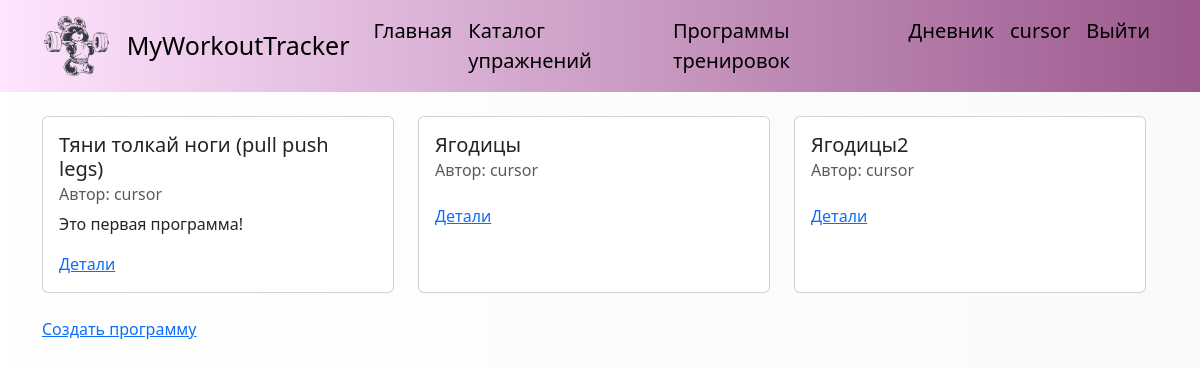
The app's page /tracker/programs/ (signed in) with its own data.
### users/models.py (models this page shows)
class User(AbstractUser):
    photo = models.ImageField(upload_to=get_photo_path, blank=True,
                              null=True, verbose_name='Photo')
    date_birth = models.DateField(blank=True, null=True,
                                      verbose_name='Birth date', )
    def __str__(self):
        return f'{self.username}'

### tracker/models.py (models this page shows, shortened)
class Program(models.Model):
    title = models.CharField(max_length=100)
    description = models.TextField(blank=True, null=True)
    slug = models.SlugField(max_length=100, unique=True)
    user = models.ForeignKey(to=get_user_model(), on_delete=models.CASCADE)
    is_published = models.BooleanField(default=False)
    program_category = models.ForeignKey(to='ProgramCategory', on_delete=models.SET_NULL, null=True, blank=True)
    period = models.ForeignKey(to='ProgramPeriod', on_delete=models.RESTRICT)

### tracker/views.py (the view)
# urls.py: path('programs/', views.Programs.as_view(), name='programs'),
class Programs(ListView):
    context_object_name = 'programs'
    template_name = 'tracker/programs.html'
    def get_queryset(self):
        return Program.objects.filter(is_published=True)

### users/context_processors.py (called while the page is built)
def get_workout_context(req):
    return {'menu': menu}

### tracker/templates/tracker/programs.html
{% extends 'base.html' %}
{% block content %}
<div class="container my-4">
    <div class="row g-4">
    {% for pr in programs %}
        <div class="col-auto">
            <div class="card h-100" style="width: 22rem;">
              <div class="card-body d-flex flex-column text-start">
                <h5 class="card-title">{{ pr.title }}</h5>
                <h6 class="card-subtitle mb-2 text-body-secondary">Автор: {{ pr.user }}</h6>
                <p class="card-text">{{ pr.description }}</p>
                <span>
                {% if pr.period.id == 1 %}
                <a href="{% url 'tracker:week_program_view' pr.slug %}" class="card-link" style="margin-top: auto;">Детали</a>
                {% else %}
                <a href="{% url 'tracker:day_program_view' pr.slug %}" class="card-link" style="margin-top: auto;">Детали</a>
                {% endif %}
                </span>
              </div>
            </div>
        </div>
    {% endfor %}
    </div>
    <div class="row my-4">
        <a href="{% url 'tracker:create_program' %}">Создать программу</a>
    </div>
</div>
{% endblock %}

### templates/base.html (shortened to what this page needs)
{% load static %}
<!DOCTYPE html>
<html lang="en">
<head>
    <link href="https://cdn.jsdelivr.net/npm/bootstrap@5.3.2/dist/css/bootstrap.min.css" rel="stylesheet">
    <link type="text/css" href="{% static 'workout/css/styles.css' %}" rel="stylesheet">
</head>
<body style="">
    {% block menu %}
    <nav class="navbar navbar-expand-lg" style="background-color: #fff5f7;">
        <div class="container">
            <a class="navbar-brand" href="{% url 'home' %}">
            <img src="{% static 'workout/images/main.png' %}" alt="img" width=auto" height="60">
            </a>
            <a href="{% url 'home' %}" class="navbar-brand">MyWorkoutTracker</a>
            <div class="collapse navbar-collapse" id="navbarSupportedContent">
                <ul class="navbar-nav  ms-auto">
                    {% for m in menu %}
                    <li class="nav-item">
                        <a class="nav-link" href="{% url m.url %}">{{ m.name }}</a>
                    </li>
                    {% endfor %}
                    {% if user.is_authenticated %}
                    <li class="nav-item">
                        <a class="nav-link" href="{% url 'tracker:archive_week' %}">Дневник</a>
                    </li>
                    <li class="nav-item">
                        <a class="nav-link" href="{% url 'users:profile' %}">{{ user.username }}</a>
                    </li>
                    <li class="nav-item">
                        <a class="nav-link" href="{% url 'users:logout' %}">Выйти</a>
                    </li>
                    {% endif %}
                </ul>
            </div>
        </div>
    </nav>
    {% endblock %}
    <div class="container-fluid my-2">
    {% block content %}
    {% endblock %}
    </div>
</body>
</html>

### workout/static/workout/css/styles.css (style rules this page uses)
body, .navbar { background-color: rgb(255, 87, 160, 0.1); background: -webkit-linear-gradient(90deg, #ffe5ff,#9b598d); background: linear-gradient(90deg, #ffe5ff,#9b598d); color: #000000; }
.nav-link { color: #000000; }
body { background: -webkit-linear-gradient(90deg, #ffffff,#fafafa); background: linear-gradient(90deg, #ffffff,#fafafa); }
nav { font-size: 20px; }
.navbar-brand { font-size: 25px; }

### records on screen
User: username "cursor"
Program: title "Тяни толкай ноги (pull push legs)", user "cursor", description "Это первая программа!", shows "Детали"
Program: title "Ягодицы", user "cursor", shows "Детали"
Program: title "Ягодицы2", user "cursor", shows "Детали"

### other values on screen
{{ m.name }} "Главная" "Каталог упражнений" "Программы тренировок"
